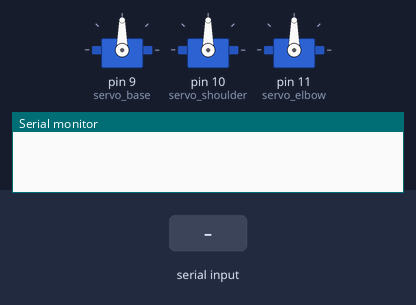
A sketch run on a simulated Arduino Uno, built with avr-gcc and run on an emulated ATmega328P. Parts: 3 × servo, the last lines printed to the serial monitor. Inputs (shaded band) come from the test bench.

Above: at 1.2 s.
1.3 s: "90,45\n" received over Serial
At 1.7 s:
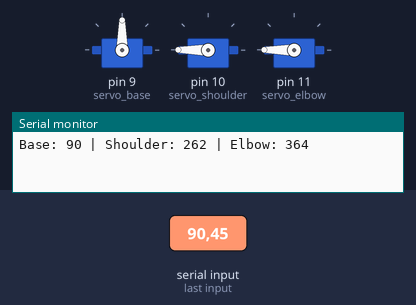
2.8 s: "30,150\n" received over Serial
At 4.0 s:
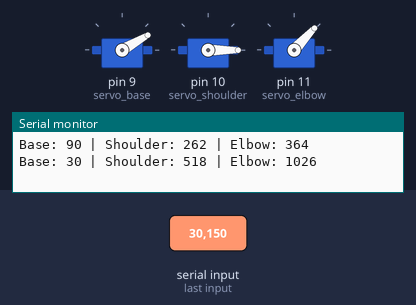
4.3 s: "5\n" received over Serial
At 5.0 s:
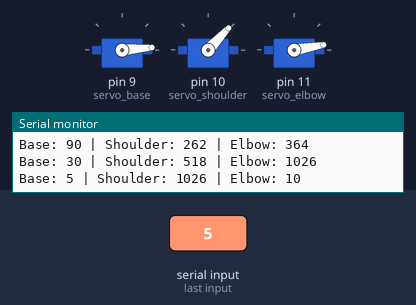
5.8 s: "90\n" received over Serial
At 6.2 s:
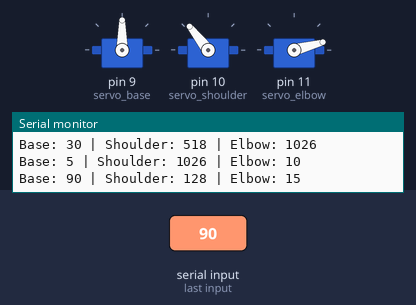
7.3 s: "200\n" received over Serial
At 8.5 s:
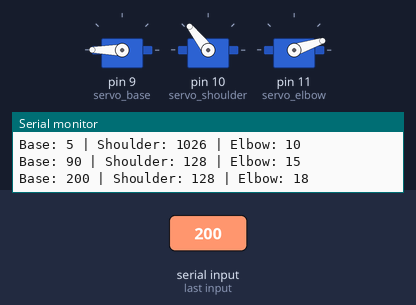
8.8 s: "90 45 200\n" received over Serial
At 10.0 s:
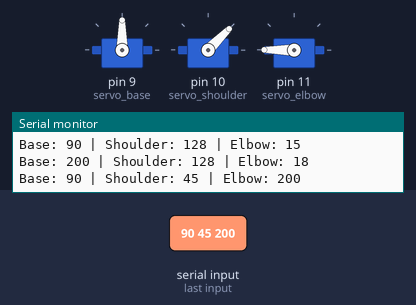
Timing chart, 0 to 11.3 s (numbered marks = the images above; inputs shaded):
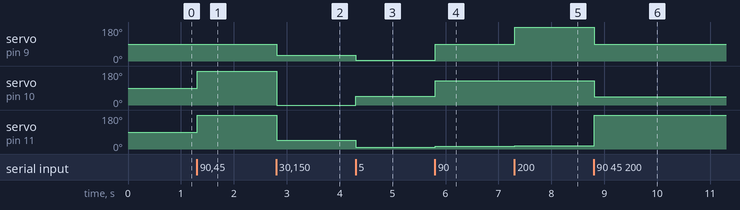

Measured:
- after the input at 1.3 s, servo on pin 10 (servo_shoulder), servo on pin 11 (servo_elbow): 90° → 180° at once
- after the input at 2.8 s, servo on pin 9 (servo_base): 90° → 30° at once; servo on pin 10 (servo_shoulder): 180° → 0° at once; servo on pin 11 (servo_elbow): 180° → 47° at once
- after the input at 4.3 s, servo on pin 9 (servo_base): 30° → 5° at once; servo on pin 10 (servo_shoulder): 0° → 47° at once; servo on pin 11 (servo_elbow): 47° → 10° at once
- after the input at 5.8 s, servo on pin 9 (servo_base): 5° → 90° at once; servo on pin 10 (servo_shoulder): 47° → 128° at once; servo on pin 11 (servo_elbow): 10° → 15° at once
- after the input at 7.3 s, servo on pin 9 (servo_base): 90° → 180° at once; servo on pin 11 (servo_elbow): 15° → 18° at once
- after the input at 8.8 s, servo on pin 9 (servo_base): 180° → 90° at once; servo on pin 10 (servo_shoulder): 128° → 45° at once; servo on pin 11 (servo_elbow): 18° → 180° at once

The sketch:

Arduino_Driver.ino
```cpp
#include <Servo.h>

Servo servo_base;
Servo servo_shoulder;
Servo servo_elbow;

void setup() {
  // Attach servos to pins
  servo_base.attach(9);
  servo_shoulder.attach(10);
  servo_elbow.attach(11);

  // Start serial communication
  Serial.begin(9600);
}

void loop() {
  if (Serial.available() > 0) {
    // Read the serial input (base, shoulder, elbow angles)
    String input = Serial.readStringUntil('\n');
    int base_angle, shoulder_angle, elbow_angle;

    // Parse the angles from the input string
    sscanf(input.c_str(), "%d %d %d", &base_angle, &shoulder_angle, &elbow_angle);

    // Move the servos to the received angles
    servo_base.write(base_angle);
    servo_shoulder.write(shoulder_angle);
    servo_elbow.write(elbow_angle);

    // Print the angles to the Serial Monitor for debugging
    Serial.print("Base: "); Serial.print(base_angle);
    Serial.print(" | Shoulder: "); Serial.print(shoulder_angle);
    Serial.print(" | Elbow: "); Serial.println(elbow_angle);
  }
}
```
